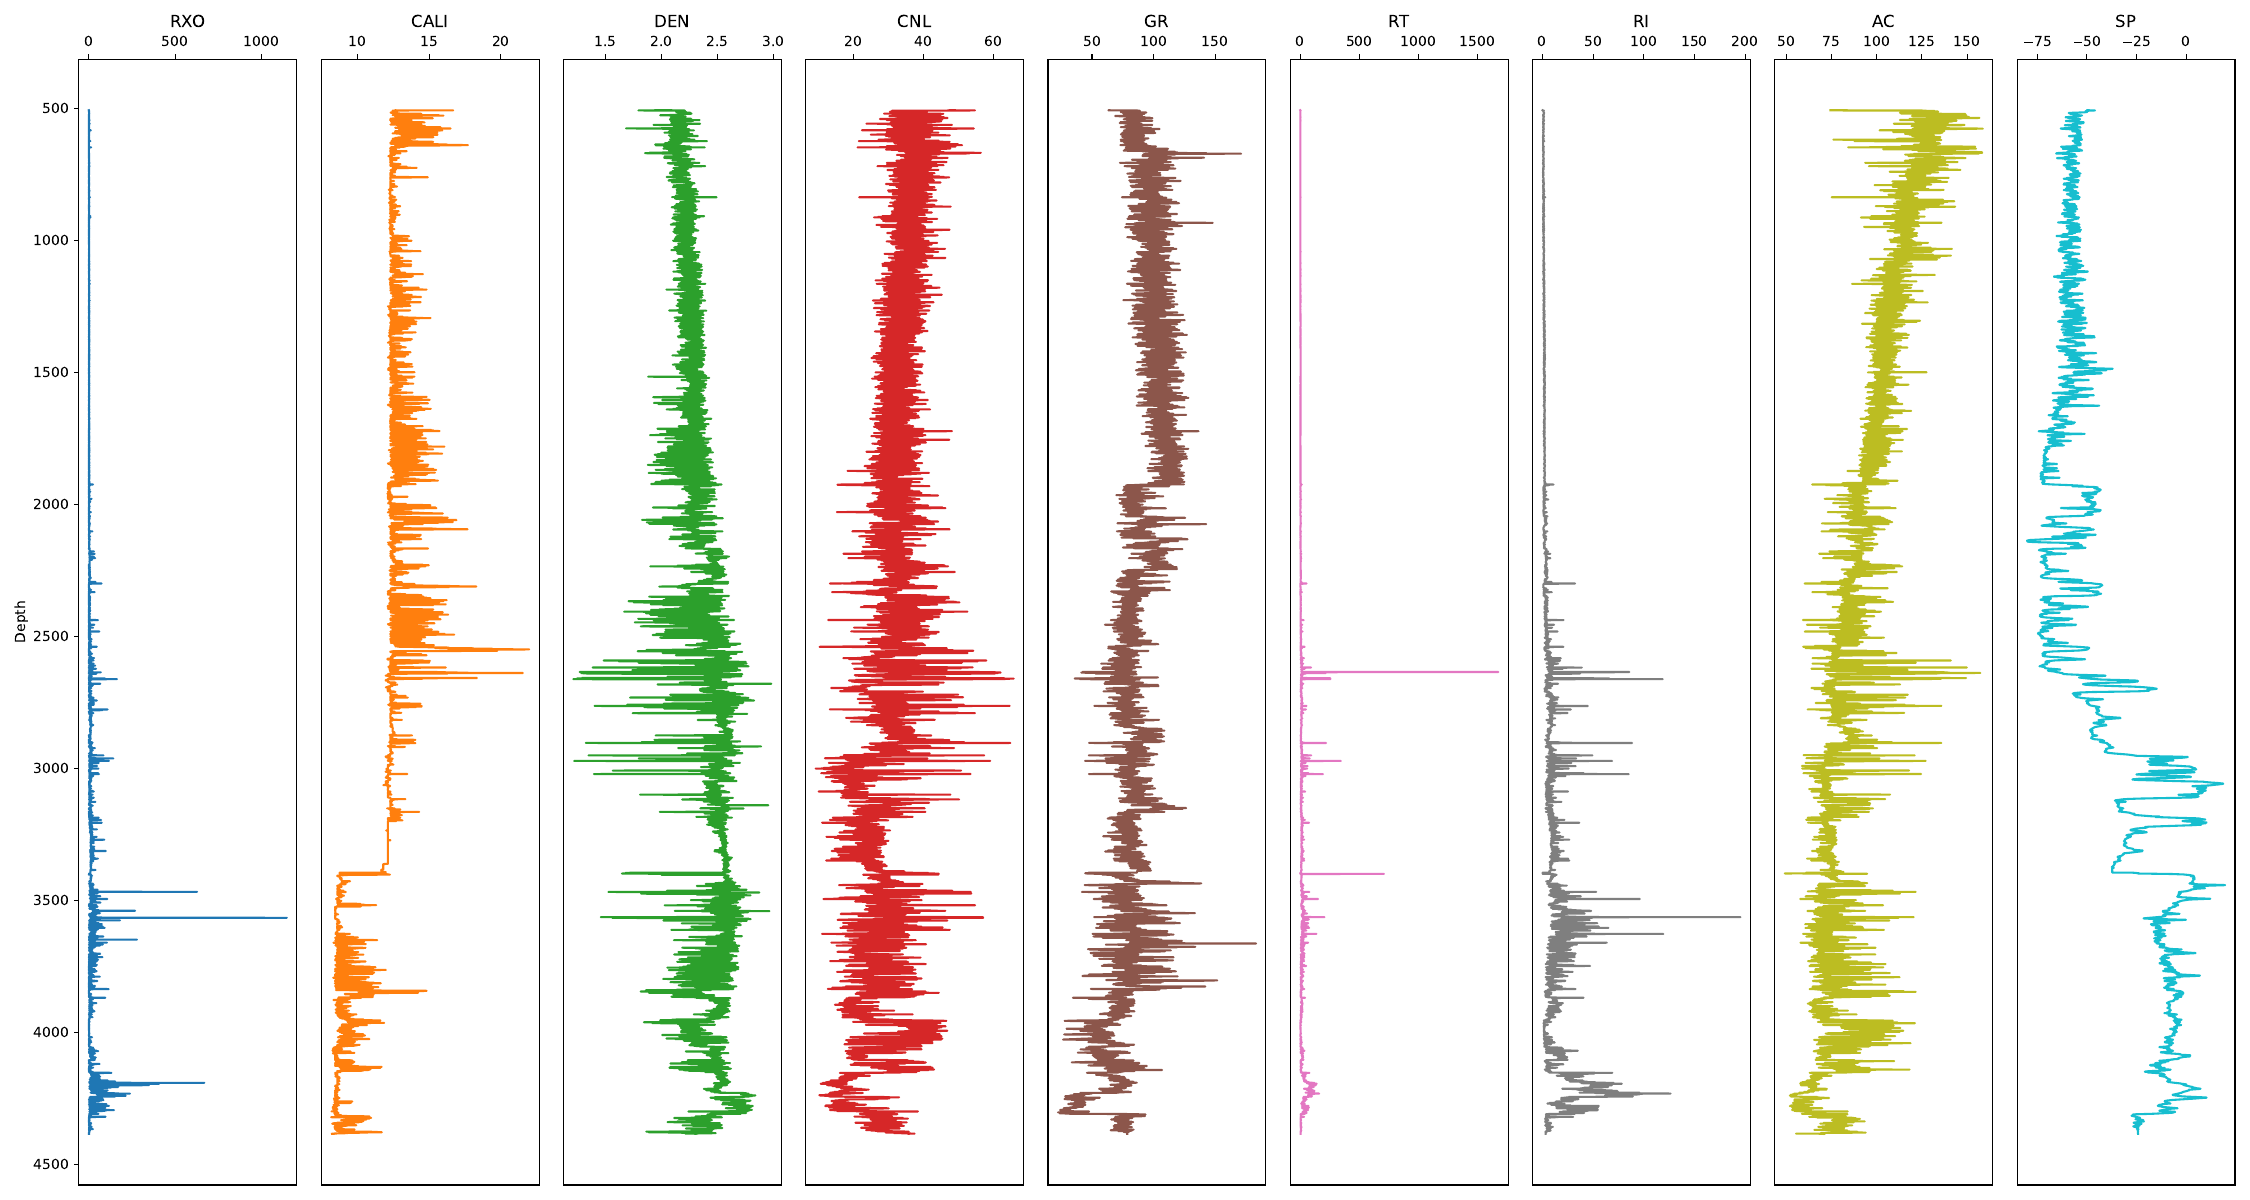

Here is the Python script that generated this plot:
import pandas as pd
import matplotlib.pyplot as plt
from matplotlib.patches import Rectangle  # 虽然此例中未使用Rectangle，但保留以备不时之需

# 读取 Excel 文件
try:
    df = pd.read_excel('219.xlsx')
except FileNotFoundError:
    print("文件未找到，请检查文件路径是否正确。")
    exit()
except Exception as e:
    print(f"读取Excel文件时发生错误: {e}")
    exit()

# 检查数据是否至少包含一列深度数据
if 'Depth' not in df.columns or df['Depth'].isnull().all():
    print("数据未包含有效的'Depth'列或'Depth'列全为空。")
    exit()

# 设置图片清晰度
plt.rcParams['figure.dpi'] = 300

# 设置中文字体
plt.rcParams['font.sans-serif'] = ['WenQuanYi Zen Hei']

# 获取数据列数（除了'Depth'列）
num_columns = df.shape[1] - 1

# 创建一个包含适当数量子图的画布
# 这里我们假设每行只放置一个子图，根据列数调整画布宽度
fig, axes = plt.subplots(1, num_columns, figsize=(num_columns * 2.5, 12))  # 调整2.5以适应子图宽度

# 如果只有一列数据（除了'Depth'），则axes将是一个轴对象而不是数组，需要处理这种情况
if num_columns == 1:
    axes = [axes]

# 定义颜色（这里使用循环颜色，但可以根据需要调整）
colors = plt.cm.get_cmap('tab10', num_columns).colors  # 使用tab10颜色映射，但限制为num_columns种颜色

# 绘制每个数据列的测井曲线
for i, ax in enumerate(axes):
    try:
        # 使用iloc访问除了'Depth'之外的数据列
        data_column = df.columns[i + 1]
        ax.plot(df[data_column], df['Depth'], color=colors[i], label=data_column)
        ax.set_title(data_column)
        ax.set_xlabel('')
        if i == 0:
            ax.set_ylabel('Depth')
        else:
            ax.set_ylabel('')
        ax.invert_yaxis()

        # 隐藏数据标签和数据刻度值（根据需要进行调整）
        ax.tick_params(axis='x', which='both', bottom=False, top=True, labelbottom=False, labeltop=True)
        if i != 0:
            ax.tick_params(axis='y', which='both', left=False, right=False, labelleft=False)

            # 将横向刻度放上边框朝外
        ax.xaxis.tick_top()
        ax.xaxis.set_label_position('top')

        # 如果需要显示图例，可以取消注释以下行（但可能需要调整位置以避免重叠）
        # ax.legend(loc='upper left', bbox_to_anchor=(1,1), bbox_transform=ax.transAxes)

    except Exception as e:
        print(f"在绘制第{i + 1}列数据时发生错误: {e}")

    # 调整子图之间的间距（根据需要调整）
plt.tight_layout()

# 保存图形
plt.savefig('111.pdf', dpi=300)

# 显示图形
plt.show()